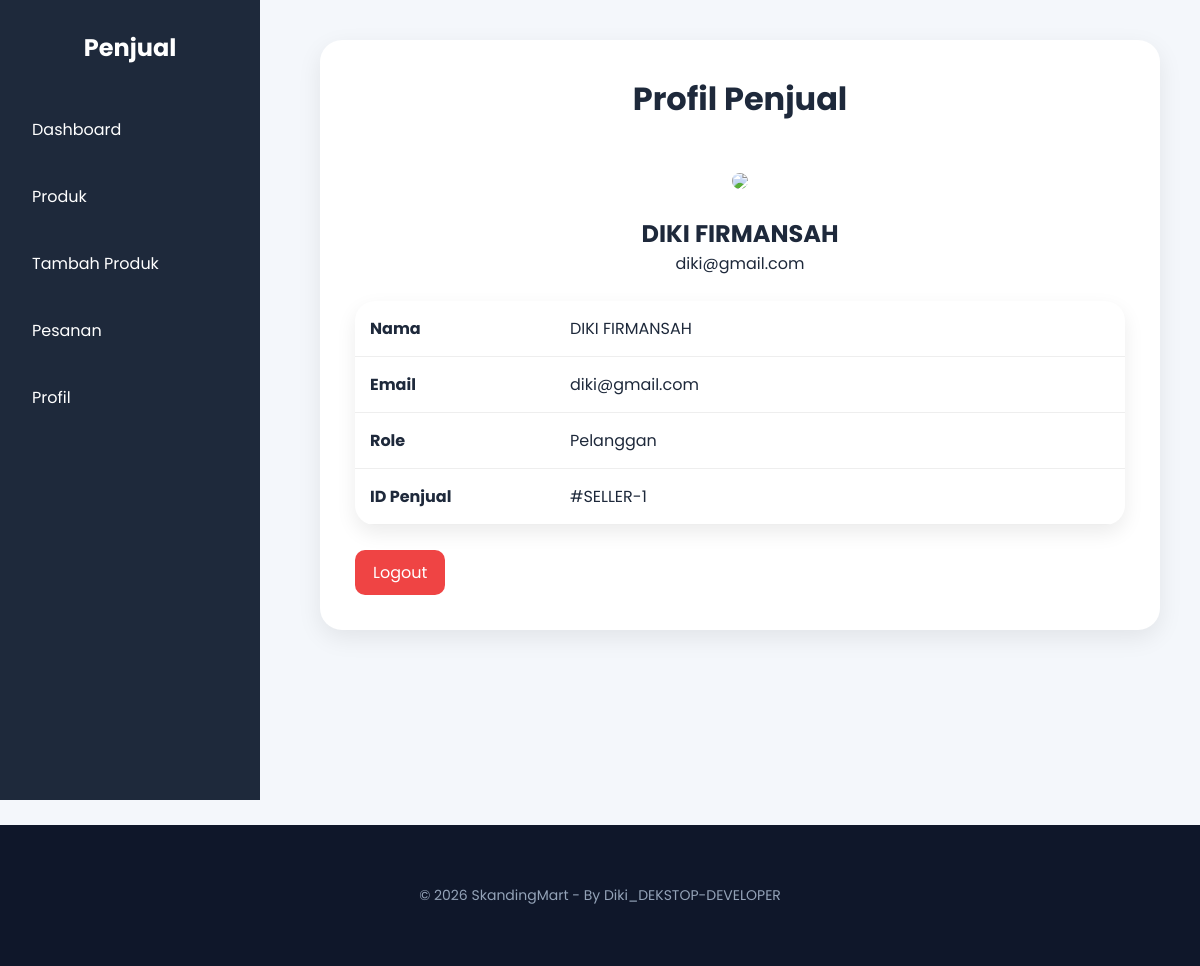
The page /penjual/profil.php (signed in) on the database its author committed.
### tables this page shows
CREATE TABLE `users` (
  `id` int(11) NOT NULL,
  `nama` varchar(100) DEFAULT NULL,
  `email` varchar(100) DEFAULT NULL,
  `password` varchar(255) DEFAULT NULL,
  `role` enum('pelanggan','penjual','admin') DEFAULT 'pelanggan',
  `foto` varchar(255) DEFAULT NULL,
  `created_at` timestamp NOT NULL DEFAULT current_timestamp()
);

### penjual/profil.php (the view, shortened to what this page needs)
<?php
include '../config/database.php';
$id_user = $_SESSION['user']['id'];
$query = mysqli_query($conn,
"SELECT * FROM users WHERE id='$id_user'");
$user = mysqli_fetch_assoc($query);
?>
<!DOCTYPE html>
<html lang="id">
<head>
    <link rel="stylesheet"
    href="../assets/css/style.css">
</head>
<body>
<div class="sidebar">
    <h2>Penjual</h2>
    <ul>
        <li>
            <a href="dashboard.php">
                Dashboard
            </a>
        </li>
        <li>
            <a href="produk.php">
                Produk
            </a>
        </li>
        <li>
            <a href="tambah_produk.php">
                Tambah Produk
            </a>
        </li>
        <li>
            <a href="pesanan.php">
                Pesanan
            </a>
        </li>
        <li>
            <a href="profil.php">
                Profil
            </a>
        </li>
    </ul>
</div>
<div class="main">
    <div class="form-container">
        <center>
            <h1>Profil Penjual</h1>
            <br>
            <img
            src="../assets/images/default.png"
            width="120"
            style="
            border-radius:50%;
            margin-bottom:20px;
            object-fit:cover;
            ">
            <h2>
                <?php echo $user['nama']; ?>
            </h2>
            <p>
                <?php echo $user['email']; ?>
            </p>
        </center>
        <br>
        <table>
            <tr>
                <td width="200">
                    <b>Nama</b>
                </td>
                <td>
                    <?php echo $user['nama']; ?>
                </td>
            </tr>
            <tr>
                <td>
                    <b>Email</b>
                </td>
                <td>
                    <?php echo $user['email']; ?>
                </td>
            </tr>
            <tr>
                <td>
                    <b>Role</b>
                </td>
                <td>
                    <?php echo ucfirst($user['role']); ?>
                </td>
            </tr>
            <tr>
                <td>
                    <b>ID Penjual</b>
                </td>
                <td>
                    #SELLER-<?php echo $user['id']; ?>
                </td>
            </tr>
        </table>
        <br>
        <a href="../auth/logout.php"
        class="btn btn-danger">
            Logout
        </a>
    </div>
</div>
</body>
</html>
<?php include '../footer.php'; ?>

### assets/css/style.css (style rules this page uses)
* { margin:0; padding:0; box-sizing:border-box; font-family:'Poppins', sans-serif; }
body { background:#f4f7fb; color:#1e293b; }
.sidebar { width:260px; height:100vh; background:#1e293b; position:fixed; left:0; top:0; padding:30px 20px; color:white; }
.sidebar h2 { text-align:center; margin-bottom:40px; }
.sidebar ul { list-style:none; }
.sidebar ul li { margin-bottom:18px; }
.sidebar ul li a { display:block; padding:12px; border-radius:10px; color:white; text-decoration:none; transition:0.3s; }
.main { margin-left:280px; padding:40px; }
.form-container { background:white; padding:35px; border-radius:22px; box-shadow:0 8px 25px rgba(0,0,0,0.08); }
.form-container h1 { margin-bottom:25px; }
table { width:100%; border-collapse:collapse; background:white; border-radius:20px; overflow:hidden; box-shadow:0 8px 20px rgba(0,0,0,0.08); }
table td { padding:15px; border-bottom:1px solid #eee; }
.btn { padding:10px 18px; border:none; border-radius:10px; cursor:pointer; text-decoration:none; display:inline-block; }
.btn-danger { background:#ef4444; color:white; }

### rows shown on the page
users: nama "DIKI FIRMANSAH", email "diki@gmail.com", role "Pelanggan", id "1"
